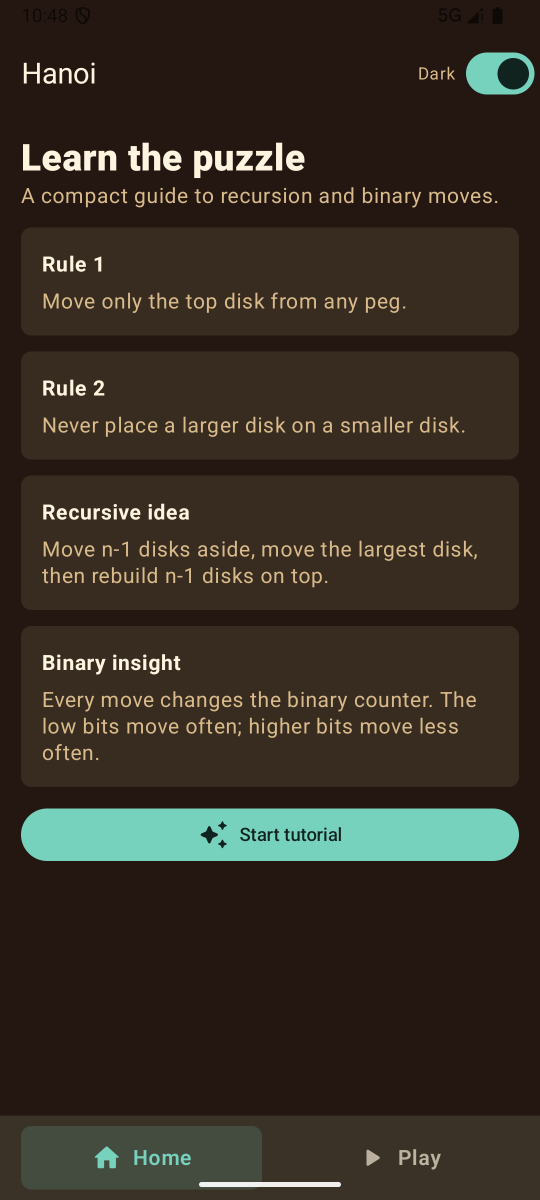
#> input picture playstore/Screenshot_20260517_104938.png, 1080 x 2400 px (shown at 1/2 size)
$ python -i generate_screenshots.py   (imports and definitions only)
#> lines starting #> are read from the running program, lines starting #| are printed output that depends on the picture
#> in process_screenshot, screenshot is the input picture: PIL image 1080x2400 RGBA; mean R, G, B, A 54.3, 46.5, 36.8, 255
#!/usr/bin/env python3
"""
generate_screenshots.py
=======================
Automated Python pipeline to convert tall mobile screenshots (1080x2400, 9:20 ratio)
into Google Play Store-compliant 7-inch and 10-inch tablet screenshots (1350x2400, 9:16 ratio).

Implements a Staff-level visual composition:
1. Warm Walnut Base (#0C0705)
2. Amber Neon Ambient Glow (Left Padding Edge)
3. Teal Neon Ambient Glow (Right Padding Edge)
4. High-Fidelity Soft Ambient Occlusion Drop Shadow
5. Elegant 2px Bronze Framing Border (#4D3319)
6. Dynamic Programmatic Verification Suite
"""

import os
import sys
from PIL import Image, ImageDraw, ImageFilter, ImageOps

# Configuration Constants
SRC_DIR = "playstore"
DEST_7_DIR = os.path.join(SRC_DIR, "tablet_7")
DEST_10_DIR = os.path.join(SRC_DIR, "tablet_10")

# Dimension Specs
SRC_WIDTH = 1080
SRC_HEIGHT = 2400
TARGET_WIDTH = 1350
TARGET_HEIGHT = 2400 # 9:16 aspect ratio (1350 x 2400 px)
PADDING_X = (TARGET_WIDTH - SRC_WIDTH) // 2 # 135 pixels on each side

# Aesthetic Specs
COLOR_WALNUT_BASE = (12, 7, 5, 255)       # #0C0705
COLOR_AMBER_GLOW = (230, 81, 0, 90)       # #E65100 with ~35% opacity
COLOR_TEAL_GLOW = (0, 172, 193, 90)       # #00ACC1 with ~35% opacity
COLOR_BRONZE_BORDER = (77, 51, 25)        # #4D3319
BORDER_WIDTH = 2
SHADOW_OPACITY = 160                      # ~63% black shadow
SHADOW_BLUR_RADIUS = 30

def create_ambient_background():
    """Generates a premium 1350x2400 background canvas with walnut base and neon glows."""
    # 1. Base Canvas
    bg = Image.new("RGBA", (TARGET_WIDTH, TARGET_HEIGHT), COLOR_WALNUT_BASE)
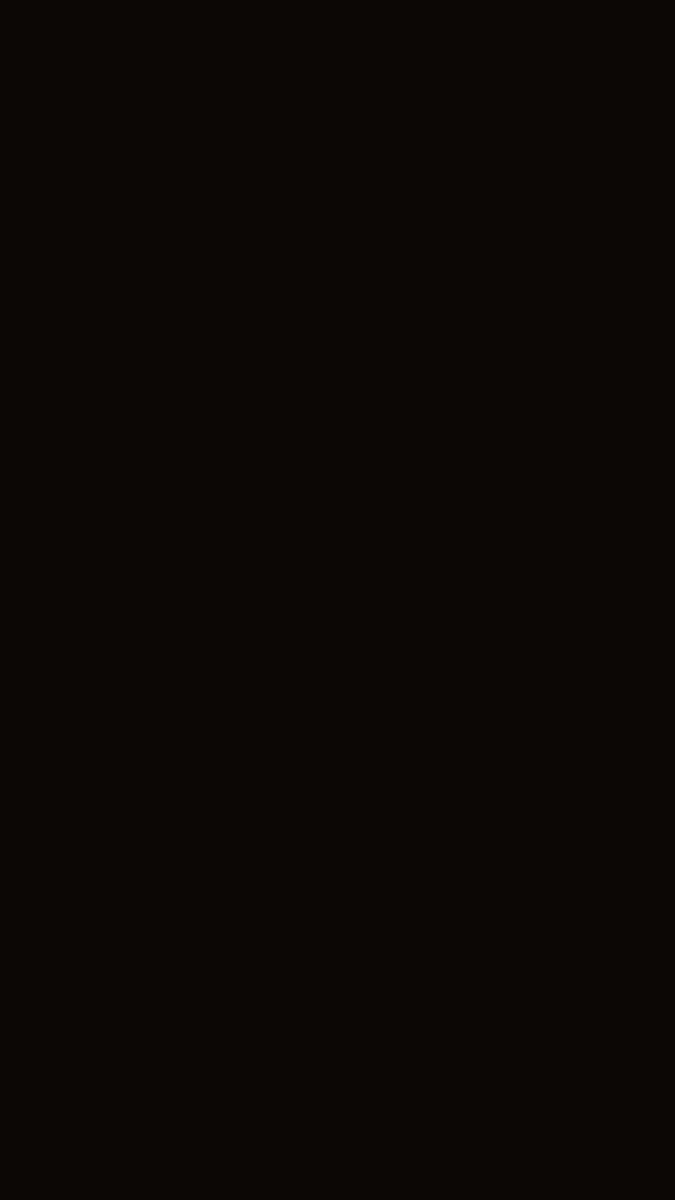
#> bg: PIL image 1350x2400 RGBA (shown at 1/2 size); mean R, G, B, A 12, 7, 5, 255

    # 2. Glow Layer for soft light leaks
    glow_layer = Image.new("RGBA", (TARGET_WIDTH, TARGET_HEIGHT), (0, 0, 0, 0))
#> glow_layer: PIL image 1350x2400 RGBA; every value is 0
    draw = ImageDraw.Draw(glow_layer)

    # Left amber neon glow ellipse (highly stretched vertically, positioned on left edge)
    # Bounds: x1=-200, y1=100, x2=250, y2=2300
    draw.ellipse([-200, 100, 250, 2300], fill=COLOR_AMBER_GLOW)

    # Right teal neon glow ellipse (highly stretched vertically, positioned on right edge)
    # Bounds: x1=1100, y1=100, x2=1550, y2=2300
    draw.ellipse([1100, 100, 1550, 2300], fill=COLOR_TEAL_GLOW)

    # Apply powerful Gaussian blur to blend the light leaks smoothly
    glow_blurred = glow_layer.filter(ImageFilter.GaussianBlur(radius=150))
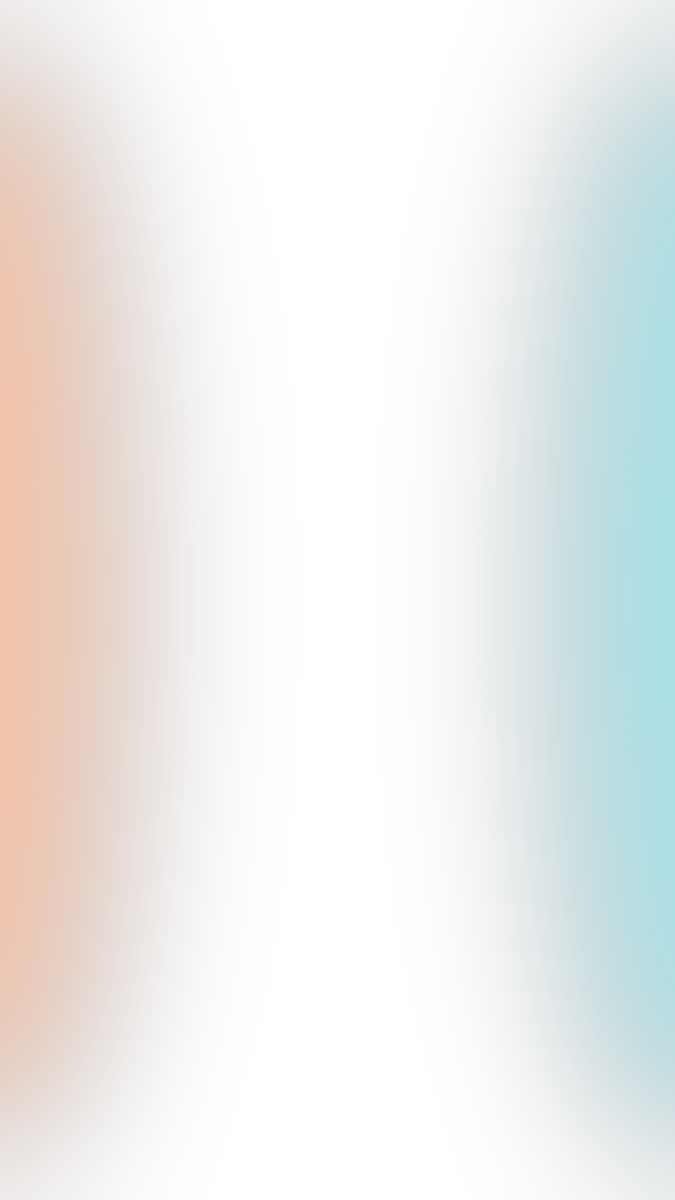
#> glow_blurred: PIL image 1350x2400 RGBA (shown at 1/2 size); mean R, G, B, A 32.2, 35.3, 26.9, 25.2; transparent parts drawn white

    # Composite glow onto walnut base
    composite = Image.alpha_composite(bg, glow_blurred)
    return composite

def add_decorations(screenshot):
    """Applies a high-fidelity drop-shadow and crisp bronze border around the screenshot."""
    # Ensure source image is RGBA
    if screenshot.mode != "RGBA":
        screenshot = screenshot.convert("RGBA")

    # 1. Generate shadow canvas (1350x2400)
    shadow_canvas = Image.new("RGBA", (TARGET_WIDTH, TARGET_HEIGHT), (0, 0, 0, 0))
    shadow_draw = ImageDraw.Draw(shadow_canvas)

    # Draw solid black rectangle where the screenshot will sit, with shadow opacity
    shadow_draw.rectangle(
        [PADDING_X, 0, PADDING_X + SRC_WIDTH, TARGET_HEIGHT],
        fill=(0, 0, 0, SHADOW_OPACITY)
    )

    # Blur the shadow canvas to create a luxurious ambient drop shadow
    shadow_blurred = shadow_canvas.filter(ImageFilter.GaussianBlur(radius=SHADOW_BLUR_RADIUS))
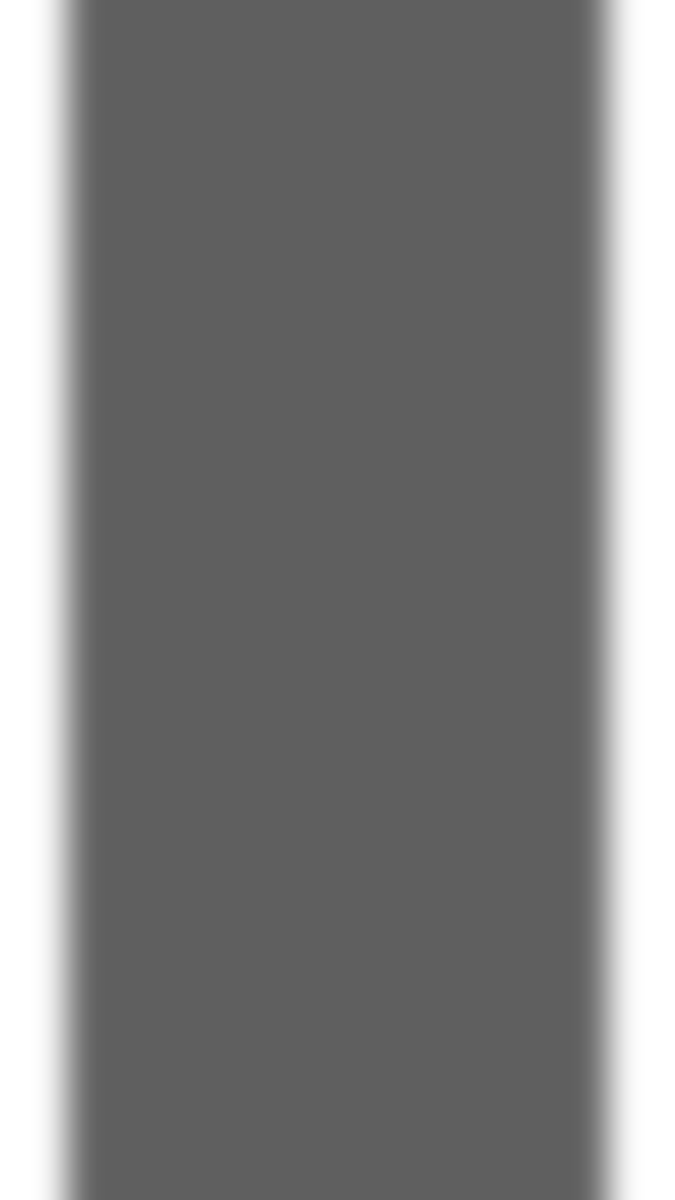
#> shadow_blurred: PIL image 1350x2400 RGBA (shown at 1/2 size); mean R, G, B, A 0, 0, 0, 128.1; transparent parts drawn white

    # 2. Apply framing border to screenshot
    decorated_screenshot = screenshot.copy()
    draw_border = ImageDraw.Draw(decorated_screenshot)

    # Draw thin bronze border around the outer edge of the screenshot
    # Drawing coordinate box: (0, 0, SRC_WIDTH-1, SRC_HEIGHT-1)
    for i in range(BORDER_WIDTH):
        draw_border.rectangle(
            [i, i, SRC_WIDTH - 1 - i, SRC_HEIGHT - 1 - i],
            outline=COLOR_BRONZE_BORDER
        )

    return shadow_blurred, decorated_screenshot

def process_screenshot(src_path):
    """Composites background, shadow, and decorated screenshot into target 1350x2400 image."""
    print(f"Processing source file: {os.path.basename(src_path)}...")

    # Load screenshot
    with Image.open(src_path) as screenshot:
        # Generate components
        bg = create_ambient_background()
        shadow, decorated_scr = add_decorations(screenshot)

        # Composite Shadow onto Background
        bg_with_shadow = Image.alpha_composite(bg, shadow)
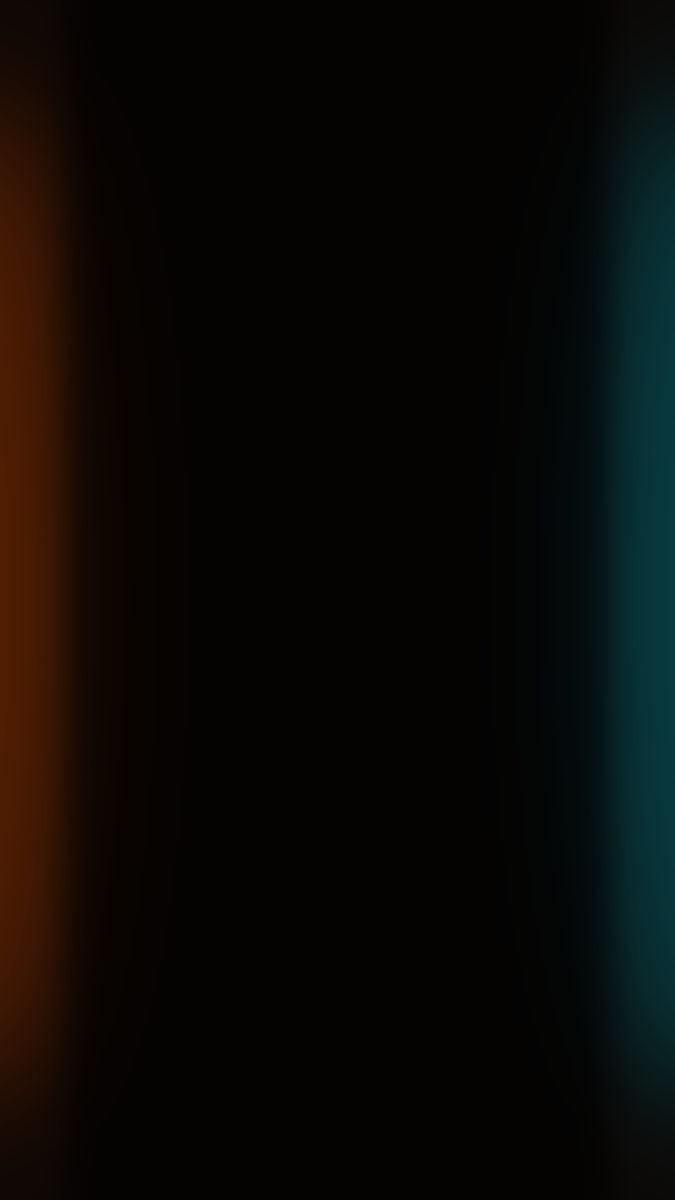
#> bg_with_shadow: PIL image 1350x2400 RGBA (shown at 1/2 size); mean R, G, B, A 10.2, 8.9, 6.6, 255

        # Paste Screenshot on top (centered at PADDING_X, 0)
        final_image = bg_with_shadow.copy()
        final_image.paste(decorated_scr, (PADDING_X, 0), decorated_scr)
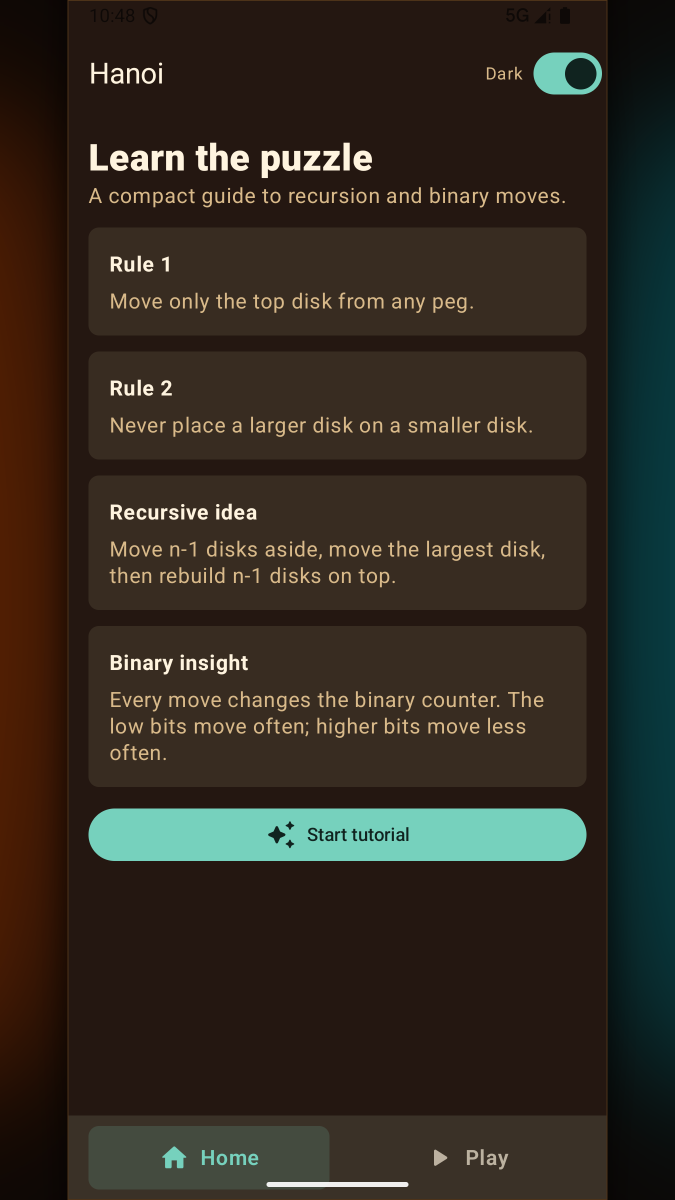
#> final_image: PIL image 1350x2400 RGBA (shown at 1/2 size); mean R, G, B, A 49.5, 42.9, 33.7, 255

        return final_image

# [123 lines left out: functions validate_output, main, not called in this run]

# [2 lines not run here, left out]

>>> result = process_screenshot('Screenshot_20260517_104938.png')
